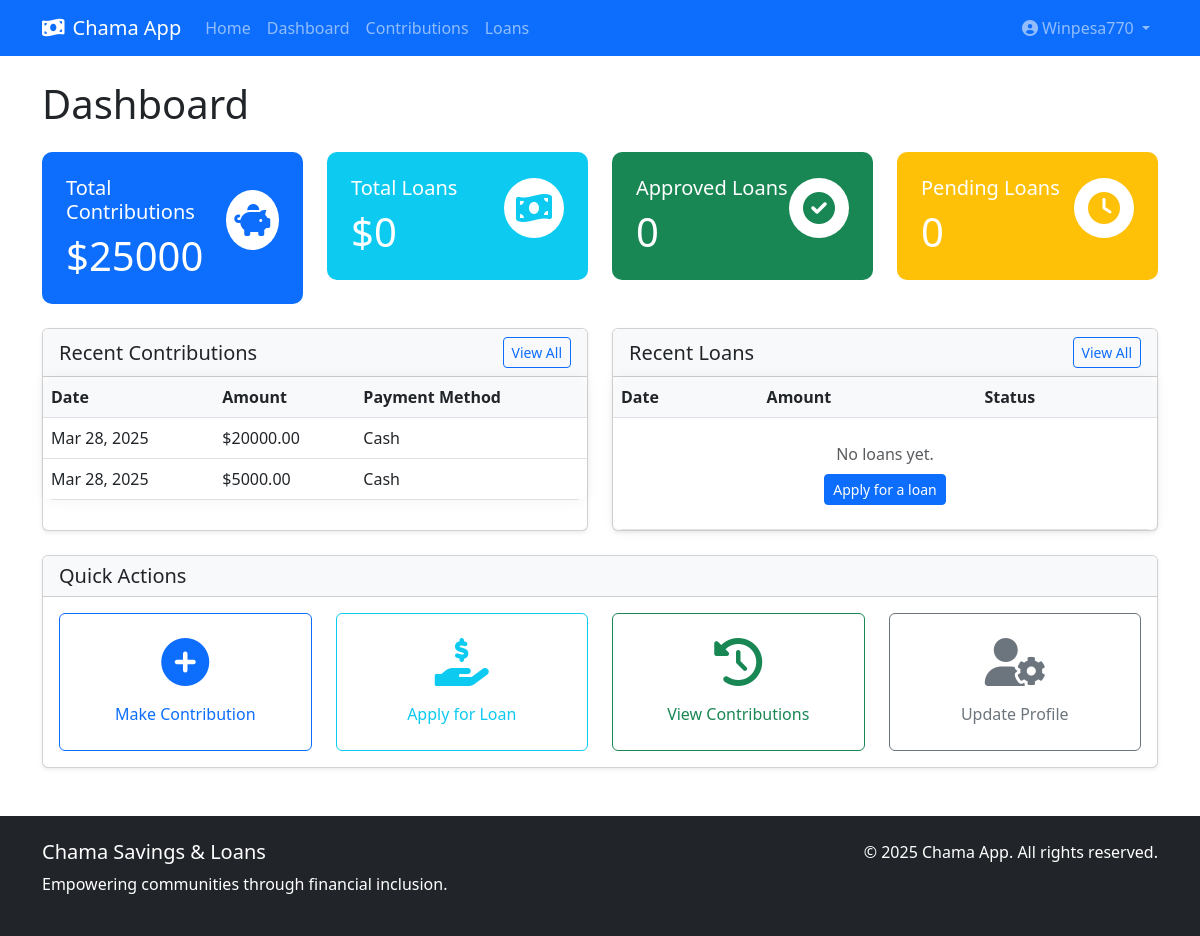
The app's page /dashboard/ (signed in) with its own data.
### contributions/models.py (models this page shows, shortened)
class Contribution(models.Model):
    user = models.ForeignKey(User, on_delete=models.CASCADE, related_name='contributions')
    amount = models.DecimalField(max_digits=10, decimal_places=2)
    date = models.DateTimeField(default=timezone.now)
    transaction_id = models.CharField(max_length=50, blank=True, null=True)
    payment_method = models.CharField(max_length=50, choices=[
        ('CASH', 'Cash'),
        ('BANK_TRANSFER', 'Bank Transfer'),
        ('MOBILE_MONEY', 'Mobile Money'),
        ('CHEQUE', 'Cheque')
    ], default='CASH')
    notes = models.TextField(blank=True, null=True)
    class Meta:
        ordering = ['-date']

### dashboard/views.py (the view)
# urls.py: path('', views.dashboard_home, name='home'),
@login_required
def dashboard_home(request):
    user_contributions = Contribution.objects.filter(user=request.user)
    total_contributions = user_contributions.aggregate(Sum('amount'))['amount__sum'] or 0
    user_loans = Loan.objects.filter(user=request.user)
    total_loans = user_loans.aggregate(Sum('amount'))['amount__sum'] or 0
    loan_status = {
        'pending': user_loans.filter(status='PENDING').count(),
        'approved': user_loans.filter(status='APPROVED').count(),
        'rejected': user_loans.filter(status='REJECTED').count(),
        'paid': user_loans.filter(status='PAID').count(),
    }
    recent_contributions = user_contributions.order_by('-date')[:5]
    recent_loans = user_loans.order_by('-application_date')[:5]
    context = {
        'total_contributions': total_contributions,
        'total_loans': total_loans,
        'loan_status': loan_status,
        'recent_contributions': recent_contributions,
        'recent_loans': recent_loans,
    }
    return render(request, 'dashboard/dashboard.html', context)

### dashboard/templates/dashboard/dashboard.html (shortened to what this page needs)
{% extends 'base.html' %}
{% block content %}
<h1 class="mb-4">Dashboard</h1>
<div class="row mb-4">
    <div class="col-md-6 col-lg-3 mb-4 mb-lg-0">
        <div class="card stat-card bg-primary text-white">
            <div class="card-body">
                <div class="d-flex justify-content-between align-items-center">
                    <div>
                        <h5 class="card-title">Total Contributions</h5>
                        <h2 class="display-6 mb-0">${{ total_contributions }}</h2>
                    </div>
                    <div class="stat-icon bg-white text-primary">
                        <i class="fas fa-piggy-bank fa-2x"></i>
                    </div>
                </div>
            </div>
        </div>
    </div>
    <div class="col-md-6 col-lg-3 mb-4 mb-lg-0">
        <div class="card stat-card bg-info text-white">
            <div class="card-body">
                <div class="d-flex justify-content-between align-items-center">
                    <div>
                        <h5 class="card-title">Total Loans</h5>
                        <h2 class="display-6 mb-0">${{ total_loans }}</h2>
                    </div>
                    <div class="stat-icon bg-white text-info">
                        <i class="fas fa-money-bill-wave fa-2x"></i>
                    </div>
                </div>
            </div>
        </div>
    </div>
    <div class="col-md-6 col-lg-3 mb-4 mb-lg-0">
        <div class="card stat-card bg-success text-white">
            <div class="card-body">
                <div class="d-flex justify-content-between align-items-center">
                    <div>
                        <h5 class="card-title">Approved Loans</h5>
                        <h2 class="display-6 mb-0">{{ loan_status.approved }}</h2>
                    </div>
                    <div class="stat-icon bg-white text-success">
                        <i class="fas fa-check-circle fa-2x"></i>
                    </div>
                </div>
            </div>
        </div>
    </div>
    <div class="col-md-6 col-lg-3">
        <div class="card stat-card bg-warning text-white">
            <div class="card-body">
                <div class="d-flex justify-content-between align-items-center">
                    <div>
                        <h5 class="card-title">Pending Loans</h5>
                        <h2 class="display-6 mb-0">{{ loan_status.pending }}</h2>
                    </div>
                    <div class="stat-icon bg-white text-warning">
                        <i class="fas fa-clock fa-2x"></i>
                    </div>
                </div>
            </div>
        </div>
    </div>
</div>
<div class="row">
    <div class="col-lg-6 mb-4">
        <div class="card shadow-sm h-100">
            <div class="card-header bg-light d-flex justify-content-between align-items-center">
                <h5 class="card-title mb-0">Recent Contributions</h5>
                <a href="{% url 'contributions:list' %}" class="btn btn-sm btn-outline-primary">View All</a>
            </div>
            <div class="card-body p-0">
                <div class="table-responsive">
                    <table class="table table-hover mb-0">
                        <thead>
                            <tr>
                                <th>Date</th>
                                <th>Amount</th>
                                <th>Payment Method</th>
                            </tr>
                        </thead>
                        <tbody>
                            {% for contribution in recent_contributions %}
                            <tr>
                                <td>{{ contribution.date|date:"M d, Y" }}</td>
                                <td>${{ contribution.amount }}</td>
                                <td>{{ contribution.get_payment_method_display }}</td>
                            </tr>
                            {% endfor %}
                        </tbody>
                    </table>
                </div>
            </div>
        </div>
    </div>
    <div class="col-lg-6 mb-4">
        <div class="card shadow-sm h-100">
            <div class="card-header bg-light d-flex justify-content-between align-items-center">
                <h5 class="card-title mb-0">Recent Loans</h5>
                <a href="{% url 'loans:list' %}" class="btn btn-sm btn-outline-primary">View All</a>
            </div>
            <div class="card-body p-0">
                <div class="table-responsive">
                    <table class="table table-hover mb-0">
                        <thead>
                            <tr>
                                <th>Date</th>
                                <th>Amount</th>
                                <th>Status</th>
                            </tr>
                        </thead>
                        <tbody>
                            {% for loan in recent_loans %}
                            <tr>
                                <td>{{ loan.application_date|date:"M d, Y" }}</td>
                                <td>${{ loan.amount }}</td>
                                <td>
                                    {% if loan.status == 'PENDING' %}
                                    <span class="badge bg-warning">Pending</span>
                                    {% elif loan.status == 'APPROVED' %}
                                    <span class="badge bg-success">Approved</span>
                                    {% elif loan.status == 'REJECTED' %}
                                    <span class="badge bg-danger">Rejected</span>
                                    {% elif loan.status == 'PAID' %}
                                    <span class="badge bg-info">Paid</span>
                                    {% endif %}
                                </td>
                            </tr>
                            {% empty %}
                            <tr>
                                <td colspan="3" class="text-center py-4">
                                    <p class="mb-0 text-muted">No loans yet.</p>
                                    <a href="{% url 'loans:apply' %}" class="btn btn-sm btn-primary mt-2">
                                        Apply for a loan
                                    </a>
                                </td>
                            </tr>
                            {% endfor %}
                        </tbody>
                    </table>
                </div>
            </div>
        </div>
    </div>
</div>
<div class="row">
    <div class="col-12">
        <div class="card shadow-sm">
            <div class="card-header bg-light">
                <h5 class="card-title mb-0">Quick Actions</h5>
            </div>
            <div class="card-body">
                <div class="row">
                    <div class="col-md-3 mb-3 mb-md-0">
                        <a href="{% url 'contributions:make' %}" class="btn btn-outline-primary d-flex flex-column align-items-center p-4 h-100 w-100">
                            <i class="fas fa-plus-circle fa-3x mb-3"></i>
                            <span>Make Contribution</span>
                        </a>
                    </div>
                    <div class="col-md-3 mb-3 mb-md-0">
                        <a href="{% url 'loans:apply' %}" class="btn btn-outline-info d-flex flex-column align-items-center p-4 h-100 w-100">
                            <i class="fas fa-hand-holding-usd fa-3x mb-3"></i>
                            <span>Apply for Loan</span>
                        </a>
                    </div>
                    <div class="col-md-3 mb-3 mb-md-0">
                        <a href="{% url 'contributions:list' %}" class="btn btn-outline-success d-flex flex-column align-items-center p-4 h-100 w-100">
                            <i class="fas fa-history fa-3x mb-3"></i>
                            <span>View Contributions</span>
                        </a>
                    </div>
                    <div class="col-md-3">
                        <a href="{% url 'accounts:profile' %}" class="btn btn-outline-secondary d-flex flex-column align-items-center p-4 h-100 w-100">
                            <i class="fas fa-user-cog fa-3x mb-3"></i>
                            <span>Update Profile</span>
                        </a>
                    </div>
                </div>
            </div>
        </div>
    </div>
</div>
{% endblock %}

### templates/base.html (shortened to what this page needs)
<!DOCTYPE html>
<html lang="en">
<head>
    <link href="https://cdn.jsdelivr.net/npm/bootstrap@5.3.0/dist/css/bootstrap.min.css" rel="stylesheet">
    <link rel="stylesheet" href="https://cdnjs.cloudflare.com/ajax/libs/font-awesome/6.0.0/css/all.min.css">
    {% load static %}
    <link rel="stylesheet" href="{% static 'css/style.css' %}">
</head>
<body>
    <nav class="navbar navbar-expand-lg navbar-dark bg-primary">
        <div class="container">
            <a class="navbar-brand" href="{% url 'home' %}">
                <i class="fas fa-money-bill-wave me-2"></i>Chama App
            </a>
            <div class="collapse navbar-collapse" id="navbarNav">
                <ul class="navbar-nav me-auto">
                    <li class="nav-item">
                        <a class="nav-link" href="{% url 'home' %}">Home</a>
                    </li>
                    {% if user.is_authenticated %}
                    <li class="nav-item">
                        <a class="nav-link" href="{% url 'dashboard:home' %}">Dashboard</a>
                    </li>
                    <li class="nav-item">
                        <a class="nav-link" href="{% url 'contributions:list' %}">Contributions</a>
                    </li>
                    <li class="nav-item">
                        <a class="nav-link" href="{% url 'loans:list' %}">Loans</a>
                    </li>
                    {% endif %}
                </ul>
                <ul class="navbar-nav">
                    {% if user.is_authenticated %}
                    <li class="nav-item dropdown">
                        <a class="nav-link dropdown-toggle" href="#" id="navbarDropdown" role="button" data-bs-toggle="dropdown">
                            <i class="fas fa-user-circle me-1"></i>{{ user.username }}
                        </a>
                    </li>
                    {% endif %}
                </ul>
            </div>
        </div>
    </nav>
    <div class="container mt-4 mb-5">
        {% block content %}{% endblock %}
    </div>
    <footer class="bg-dark text-white py-4 mt-auto">
        <div class="container">
            <div class="row">
                <div class="col-md-6">
                    <h5>Chama Savings & Loans</h5>
                    <p>Empowering communities through financial inclusion.</p>
                </div>
                <div class="col-md-6 text-md-end">
                    <p>&copy; {% now "Y" %} Chama App. All rights reserved.</p>
                </div>
            </div>
        </div>
    </footer>
</body>
</html>

### static/css/style.css (style rules this page uses)
body { display: flex; flex-direction: column; min-height: 100vh; }
.container { flex: 1; }
.card { transition: transform 0.3s ease, box-shadow 0.3s ease; }
.stat-card { border-radius: 10px; overflow: hidden; border: none; }
.stat-card .card-body { padding: 1.5rem; }
.stat-icon { width: 60px; height: 60px; display: flex; align-items: center; justify-content: center; border-radius: 50%; margin-bottom: 1rem; }
.table-responsive { border-radius: 10px; overflow: hidden; box-shadow: 0 0 15px rgba(0, 0, 0, 0.05); }
.table th { background-color: #f8f9fa; border-bottom-width: 1px; }

### records on screen
Contribution: date "Mar 28, 2025", amount "20000.00", payment_method "Cash"
Contribution: date "Mar 28, 2025", amount "5000.00", payment_method "Cash"

### other values on screen
{{ user.username }} "Winpesa770"
{{ total_contributions }} "25000"
{{ total_loans }} "0"
{{ loan_status.approved }} "0"
{{ loan_status.pending }} "0"
